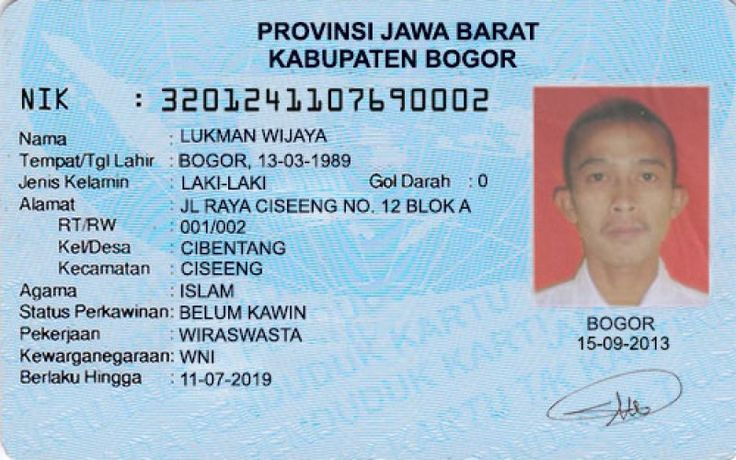
#> input picture ktp_contoh/ktp3.jpg, 736 x 460 px
$ python ocr.py
#> lines starting #> are read from the running program, lines starting #| are printed output that depends on the picture; after the words box and inside, x2 and y2 are one past the last pixel; in counts of white or black regions, pixels touching at a corner belong together
import cv2
import pytesseract
import json

pytesseract.pytesseract.tesseract_cmd = r'C:/Program Files/Tesseract-OCR/tesseract'

image_path = cv2.imread('ktp_contoh/ktp3.jpg')
#> image_path is the input picture: shape (460, 736, 3); mean B, G, R 207.8, 189, 164.9

# Preprocessing image before OCR

# Convert to grayscale
gray = cv2.cvtColor(image_path, cv2.COLOR_BGR2GRAY)
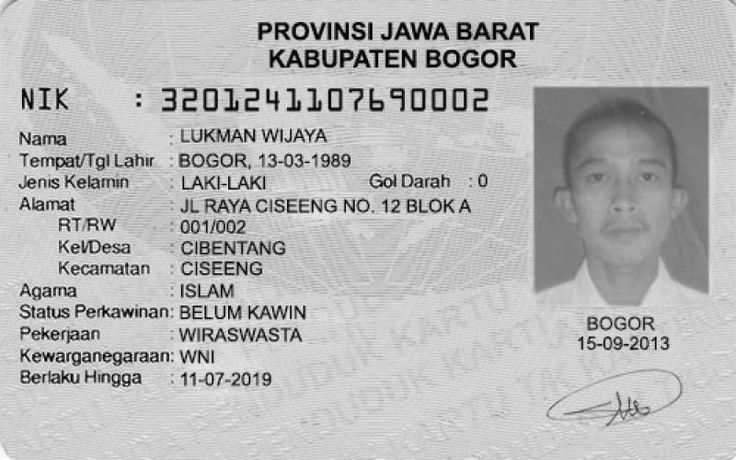
#> gray: shape (460, 736); min 0, max 255, mean 183.9

# Apply thresholding
thresh = cv2.threshold(gray, 0, 255, cv2.THRESH_BINARY + cv2.THRESH_OTSU)[1]
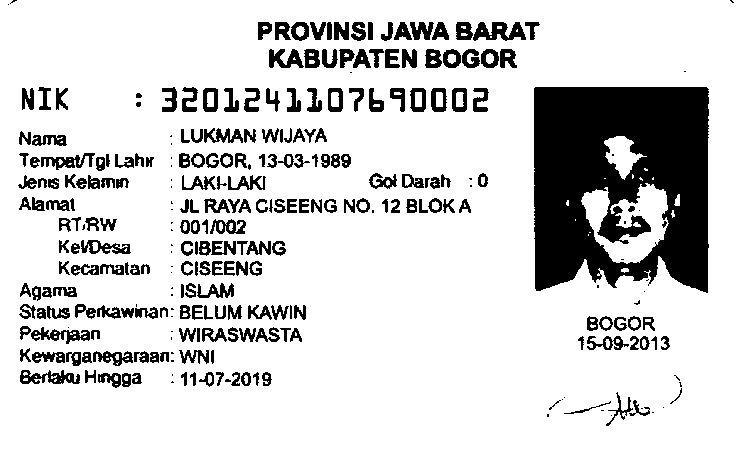
#> thresh: shape (460, 736); 82.8% white; 287 black regions (56 under 20 px), largest, box (x1, y1, x2, y2) and area: (534, 87, 709, 293) 28744, (473, 22, 526, 41) 601, (20, 370, 80, 384) 470

# Apply Adaptive Thresholding
adaptive_thresh = cv2.adaptiveThreshold(thresh, 255, cv2.ADAPTIVE_THRESH_GAUSSIAN_C,
                                            cv2.THRESH_BINARY, 11, 2)
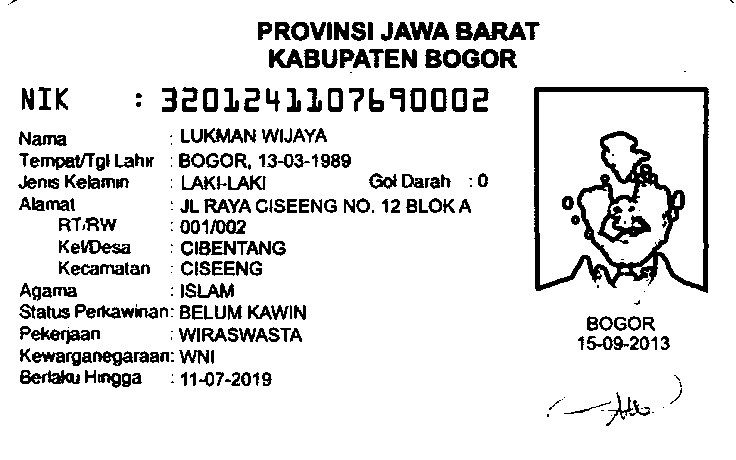
#> adaptive_thresh: shape (460, 736); 88.9% white; 289 black regions (56 under 20 px), largest, box (x1, y1, x2, y2) and area: (534, 87, 709, 293) 7949, (473, 22, 526, 41) 601, (20, 370, 80, 384) 470

# OCR
my_config = '--psm 3 --oem 3'
#> (the run stopped early here; a loop or call above may not have finished)

$ run again, with ktp_contoh/ktp2.jpg copied over ktp_contoh/ktp3.jpg
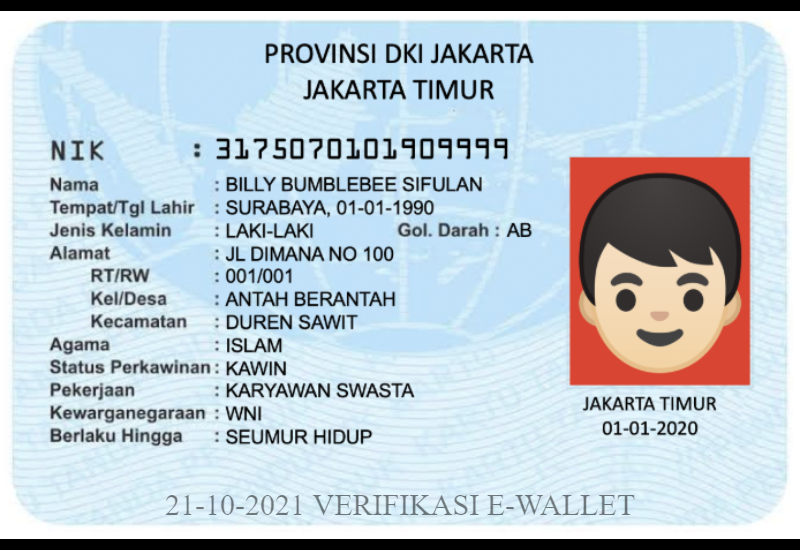
#> input picture ktp_contoh/ktp2.jpg, 800 x 550 px
#> image_path is the input picture: shape (550, 800, 3); mean B, G, R 210.5, 201.4, 188.5
#> `thresh = cv2.threshold(gray, 0, 255, cv2.THRESH_BINARY + cv2.THRESH_OT..`:
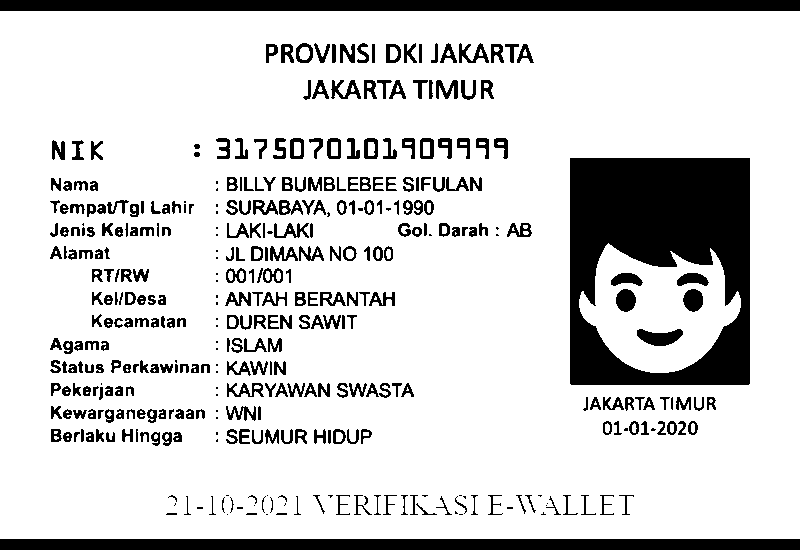
#> thresh: shape (550, 800); 83.2% white; 397 black regions (61 under 20 px), largest, box (x1, y1, x2, y2) and area: (570, 158, 750, 385) 27168, (0, 0, 800, 11) 8800, (0, 539, 800, 550) 8800
#> `adaptive_thresh = cv2.adaptiveThreshold(thresh, 255, cv2.ADAPTIVE_THRE..`:
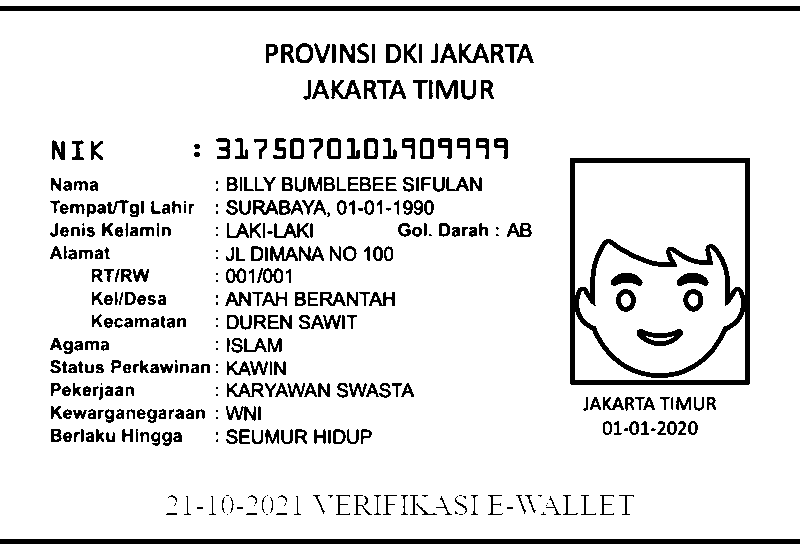
#> adaptive_thresh: shape (550, 800); 90.1% white; 397 black regions (61 under 20 px), largest, box (x1, y1, x2, y2) and area: (570, 158, 750, 385) 6732, (0, 6, 800, 11) 4000, (0, 539, 800, 544) 4000

$ run again, with ktp_contoh/ktp4.jpg copied over ktp_contoh/ktp3.jpg
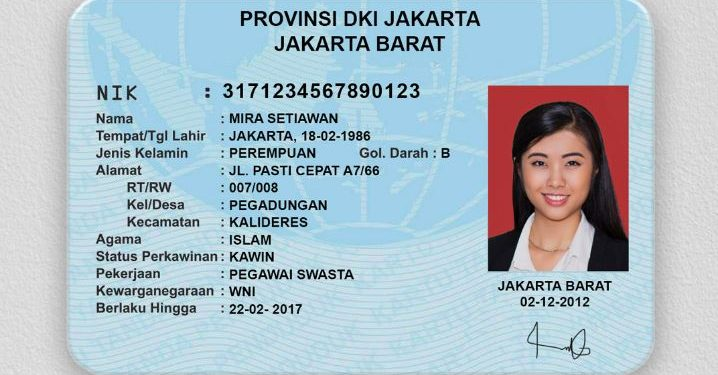
#> input picture ktp_contoh/ktp4.jpg, 718 x 375 px
#> image_path is the input picture: shape (375, 718, 3); mean B, G, R 200.5, 190.2, 171.9
#> `thresh = cv2.threshold(gray, 0, 255, cv2.THRESH_BINARY + cv2.THRESH_OT..`:
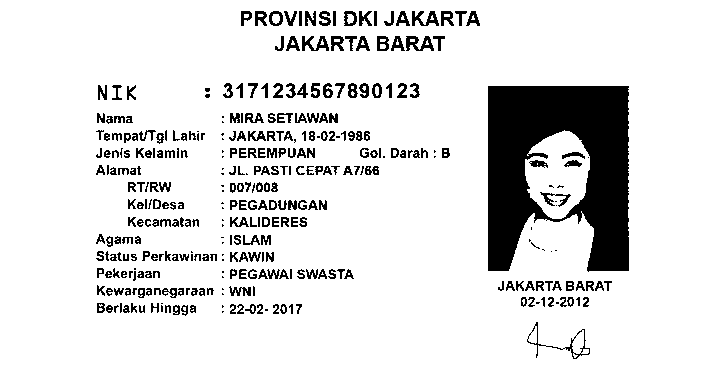
#> thresh: shape (375, 718); 87.6% white; 351 black regions (71 under 20 px), largest, box (x1, y1, x2, y2) and area: (488, 86, 629, 272) 17993, (527, 322, 590, 359) 246, (406, 36, 434, 51) 237
#> `adaptive_thresh = cv2.adaptiveThreshold(thresh, 255, cv2.ADAPTIVE_THRE..`:
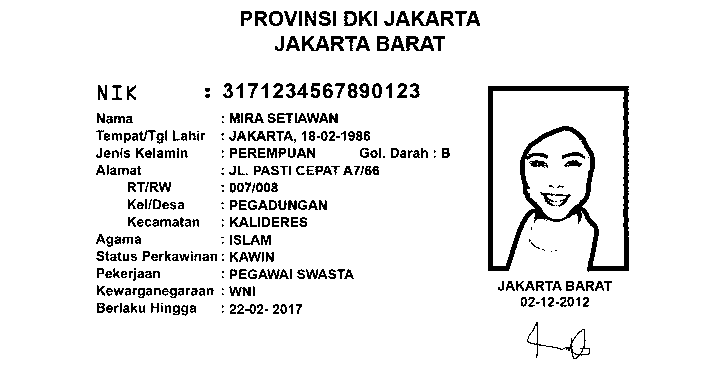
#> adaptive_thresh: shape (375, 718); 92.6% white; 351 black regions (71 under 20 px), largest, box (x1, y1, x2, y2) and area: (488, 86, 629, 272) 4706, (527, 322, 590, 359) 246, (406, 36, 434, 51) 237

$ run again, with ktp_contoh/ktp5.jpg copied over ktp_contoh/ktp3.jpg
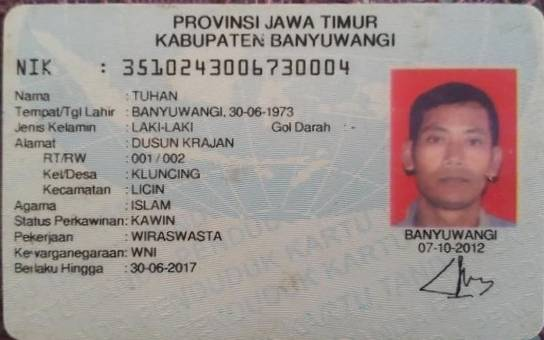
#> input picture ktp_contoh/ktp5.jpg, 544 x 340 px
#> image_path is the input picture: shape (340, 544, 3); mean B, G, R 147.2, 150.2, 160.9
#> `thresh = cv2.threshold(gray, 0, 255, cv2.THRESH_BINARY + cv2.THRESH_OT..`:
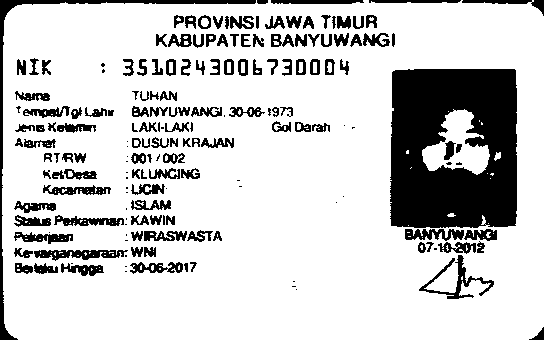
#> thresh: shape (340, 544); 80.3% white; 181 black regions (41 under 20 px), largest, box (x1, y1, x2, y2) and area: (390, 69, 517, 228) 17150, (0, 0, 256, 340) 2145, (419, 255, 494, 299) 664
#> `adaptive_thresh = cv2.adaptiveThreshold(thresh, 255, cv2.ADAPTIVE_THRE..`:
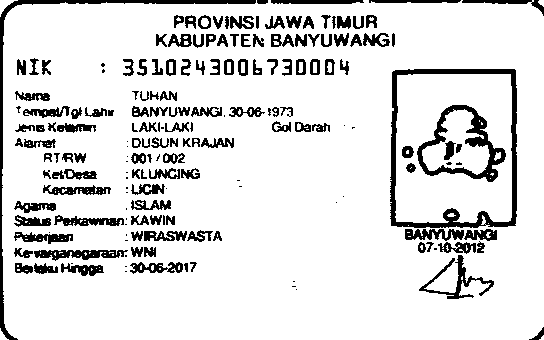
#> adaptive_thresh: shape (340, 544); 87% white; 184 black regions (41 under 20 px), largest, box (x1, y1, x2, y2) and area: (390, 69, 517, 228) 2904, (0, 0, 256, 340) 1988, (417, 105, 506, 182) 1737
